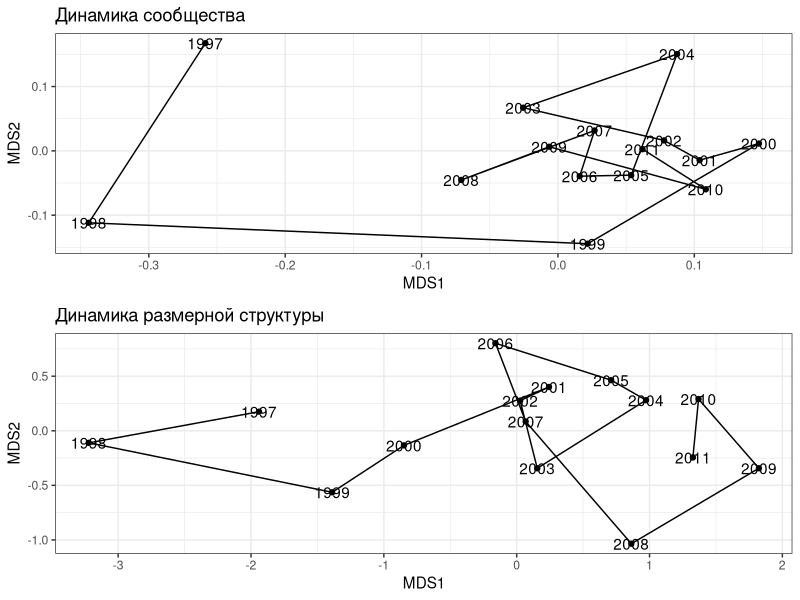
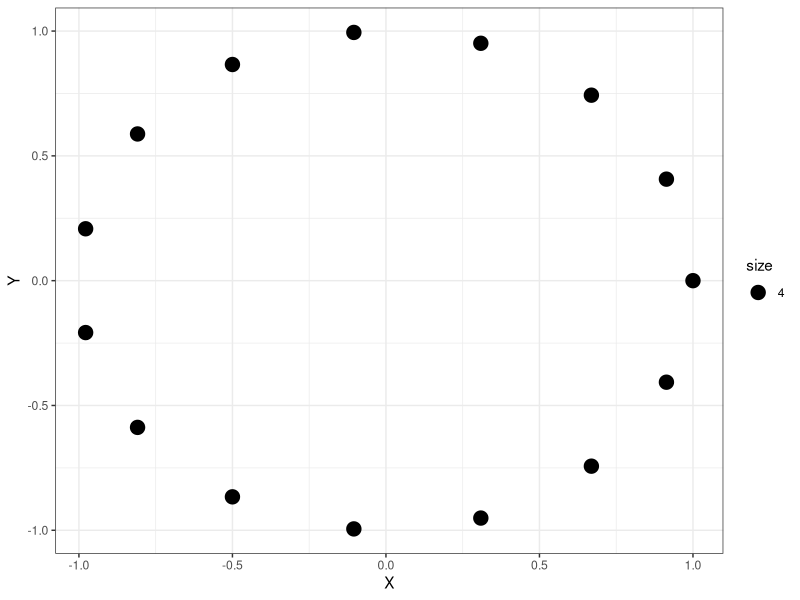
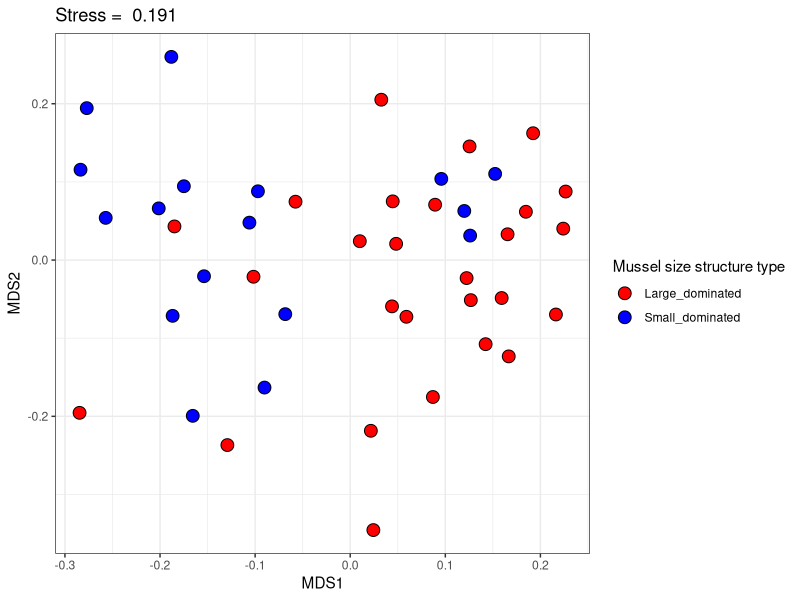
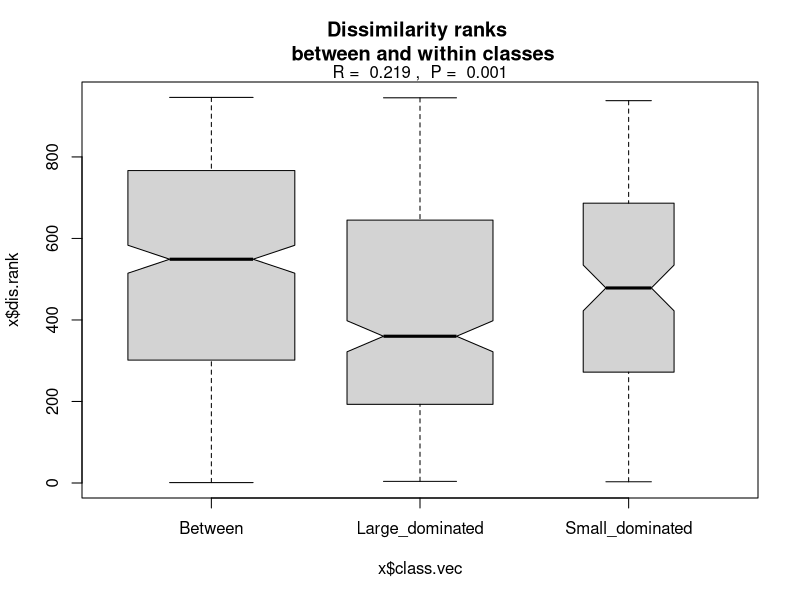
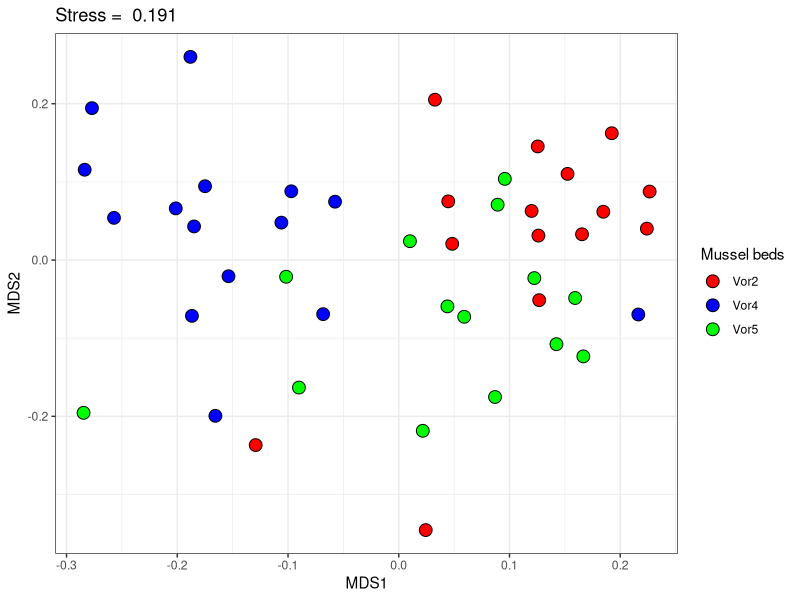
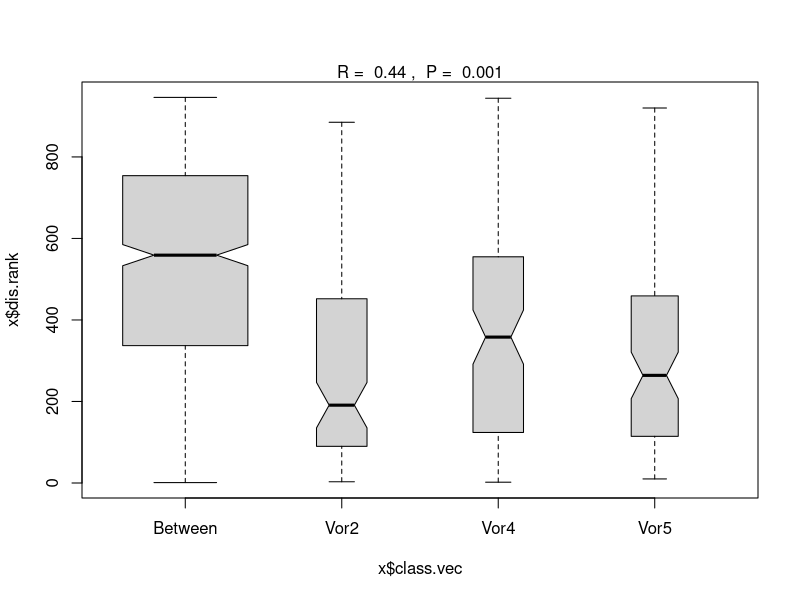

Write R code to recreate these figures, in order. (Note: this script raises an error after producing the figures.)
## ---- chunk 1
#-- RUN THE FRAGMENT BETWEEN LINES BEFORE COMPILING MARKDOWN
# to configure markdown parsing
options(markdown.extensions = c("no_intra_emphasis", "tables", "fenced_code", "autolink", "strikethrough", "lax_spacing", "space_headers", "latex_math"))
#------
# output options
options(width = 70, scipen = 6, digits = 3)

# to render cyrillics in plots use cairo pdf
options(device = function(file, width = 7, height = 7, ...) {
 cairo_pdf(tempfile(), width = width, height = height, ...)
 })
library(knitr)
# chunk default options
opts_chunk$set(fig.align='center', tidy = FALSE, fig.width = 5, fig.height = 5, warning=FALSE, warning=FALSE, message=FALSE, cache = FALSE)
## ---- chunk 2
com <- read.csv("data/mussel_beds.csv", sep=';', header = T)
ascam <- read.csv("data/ASCAM.csv", sep=';', header = T)
## ---- chunk 3
library(vegan)
log_com <- log(com[,-c(1:3)] + 1)
vor2_log_com <- log_com[com$Bank == "Vor2",]
log_ascam <- log(ascam[, -c(1:2)]+1)
mds_vor2_com <- as.data.frame(metaMDS(vor2_log_com)$points)
vor2_log_ascam <- log_ascam[ascam$Bank == "Vor2",]
mds_vor2_ascam <- as.data.frame(metaMDS(vor2_log_ascam, distance = "euclid" )$points)
## ---- chunk 4
library(ggplot2)
library(gridExtra)
theme_set(theme_bw())

Pl1 <- ggplot(mds_vor2_com, aes(x=MDS1, y=MDS2)) + geom_point() + geom_path() + geom_text(label = com$Year[com$Bank == "Vor2"]) + ggtitle("Динамика сообщества")

Pl2 <- ggplot(mds_vor2_ascam, aes(x=MDS1, y=MDS2)) + geom_point() + geom_path() + geom_text(label = com$Year[com$Bank == "Vor2"]) + ggtitle("Динамика размерной структуры")

grid.arrange(Pl1, Pl2)
## ---- chunk 5
gradient_model <- vegdist(com$Year[com$Bank == "Vor2"], method="euclidian")
gradient_model 
## ---- chunk 6
dist_vor2_com <- vegdist(vor2_log_com, method = "bray")
dist_vor2_ascam <- vegdist(vor2_log_ascam, method = "euclidean")
## ---- chunk 7
mantel(dist_vor2_com, gradient_model)
## ---- chunk 8
mantel(dist_vor2_ascam, gradient_model)
## ---- chunk 9
mantel(dist_vor2_com, dist_vor2_ascam)
## ---- chunk 10
mantel.partial(dist_vor2_com, dist_vor2_ascam, gradient_model)
## ---- chunk 11
cycmod <- function(x){
  points <- data.frame(X=c(1:x), Y=c(1:x))
  for (i in 1:x) {
    points$X[i] <- cos(2*pi*(i-1)/x)
    points$Y[i] <- sin(2*pi*(i-1)/x)
  }
  return(points)
}

qplot(cycmod(nrow(mds_vor2_ascam))$X, cycmod(nrow(mds_vor2_ascam))$Y, xlab="X", ylab="Y", geom = "point", size = 4)
## ---- chunk 12
cycl_model <- round(vegdist(cycmod(nrow(mds_vor2_ascam)), method = "euclidean"))
cycl_model
## ---- chunk 13
mantel(dist_vor2_ascam, cycl_model)
## ---- chunk 14
mantel.partial(dist_vor2_ascam, cycl_model, gradient_model)
## ---- chunk 15
library(vegan)
library(ggplot2)
ord_log_com <- metaMDS(log_com, distance = "bray", k=2)
MDS <- data.frame(ord_log_com$points)
## ---- chunk 16
ggplot(MDS, aes(x = MDS1, y = MDS2, fill = com$Mussel_size)) + geom_point(shape = 21, size = 4) + scale_fill_manual(values = c("red", "blue")) + labs(fill = "Mussel size structure type") + ggtitle(paste("Stress = ", round(ord_log_com$stress, 3), sep = " "))
## ---- chunk 17
com_anosim <- anosim(log_com, 
           grouping = com$Mussel_size, 
           permutations = 999, 
           distance = "bray")
## ---- chunk 18

## ---- chunk 19
summary(com_anosim)
## ---- chunk 20
plot(com_anosim, main = "Dissimilarity ranks \n between and within classes")
## ---- chunk 21
ggplot(MDS, aes(x = MDS1, y = MDS2, fill = com$Bank)) + geom_point(shape = 21, size = 4) + scale_fill_manual(values = c("red", "blue", "green")) + labs(fill = "Mussel beds") + ggtitle(paste("Stress = ", round(ord_log_com$stress, 3), sep = " "))
## ---- chunk 22
bed_anosim <- anosim(log_com, grouping = com$Bank,permutations = 999, distance = "bray")
bed_anosim
## ---- chunk 23
plot(bed_anosim)
## ---- chunk 24
# Vor2 vs Vor4
anosim(log_com [com$Bank %in% c("Vor2", "Vor4"),], 
    grouping = com$Bank[com$Bank %in% c("Vor2", "Vor4")])
## ---- chunk 25
# Vor2 vs Vor5
anosim(log_com[com$Bank %in% c("Vor2", "Vor5"),], grouping = com$Bank[com$Bank %in% c("Vor2", "Vor5")])
## ---- chunk 26
# Vor4 vs Vor5
anosim(log_com [com$Bank %in% c("Vor4", "Vor5"),], grouping = com$Bank[com$Bank %in% c("Vor4", "Vor5")])
## ---- chunk 27
m <- vegdist(as.numeric(com$Bank), method = "euclidean") 
mm <- m
mm[m > 0] <- 1
mm[m == 0] <- 0
mantel(vegdist(log_com), mm, method = "pearson")
## ---- chunk 28
log_com_simper <- simper(log_com, group = com$Mussel_size, permutations = 999)
summary (log_com_simper)
## ---- chunk 29
summary(simper(log_com, group = com$Bank, permutations = 999 ))
